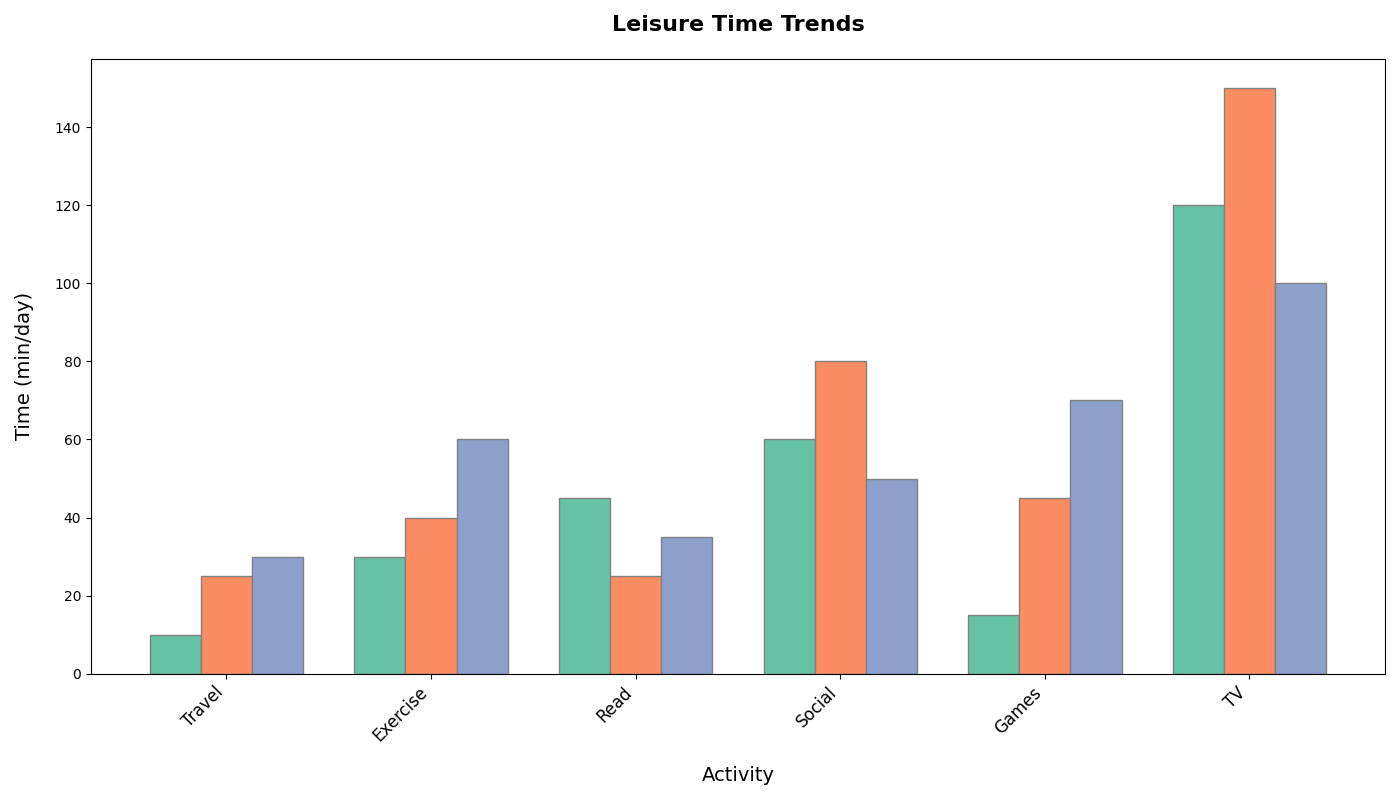

Python code for this plot:
import matplotlib.pyplot as plt
import numpy as np

activities = ['Travel', 'Exercise', 'Read', 'Social', 'Games', 'TV']
time_1980s = [10, 30, 45, 60, 15, 120]
time_2000s = [25, 40, 25, 80, 45, 150]
time_2020s = [30, 60, 35, 50, 70, 100]

bar_width = 0.25

fig, ax = plt.subplots(figsize=(14, 8))

positions_1980s = np.arange(len(activities))
positions_2000s = [x + bar_width for x in positions_1980s]
positions_2020s = [x + bar_width for x in positions_2000s]

ax.bar(positions_1980s, time_1980s, width=bar_width, color='#66c2a5', edgecolor='grey')
ax.bar(positions_2000s, time_2000s, width=bar_width, color='#fc8d62', edgecolor='grey')
ax.bar(positions_2020s, time_2020s, width=bar_width, color='#8da0cb', edgecolor='grey')

ax.set_title('Leisure Time Trends', fontsize=16, fontweight='bold', pad=20)
ax.set_xlabel('Activity', fontsize=14, labelpad=15)
ax.set_ylabel('Time (min/day)', fontsize=14, labelpad=15)
ax.set_xticks([r + bar_width for r in range(len(activities))])
ax.set_xticklabels(activities, rotation=45, ha='right', fontsize=12)

plt.tight_layout()
plt.show()
